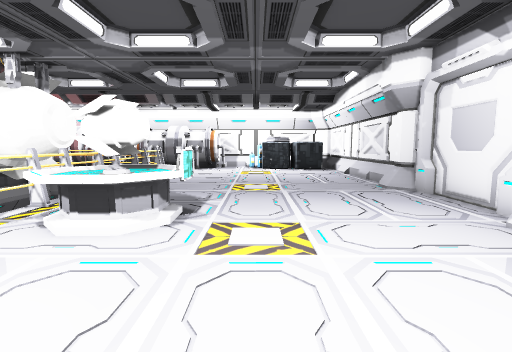
View 1 (above)

16 first-person views from a walk through a scene from a Unity 3-D project. The camera is 1.3 m above the floor, tilts 6° down and sees 85° across. The floor is counted in squares, 1 m on a side. Each view is taken from the middle of a square. On the plan, view 1 faces up. The plan holds only what a view shows up to about 13 squares ahead; the rest is blank.

View 2
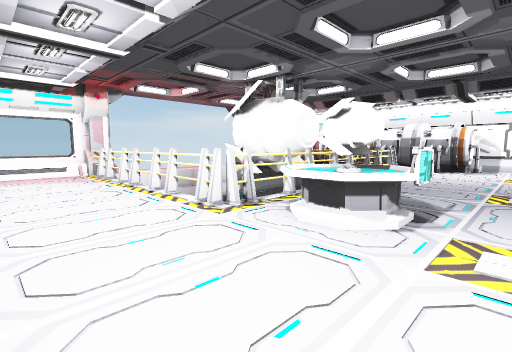

View 3
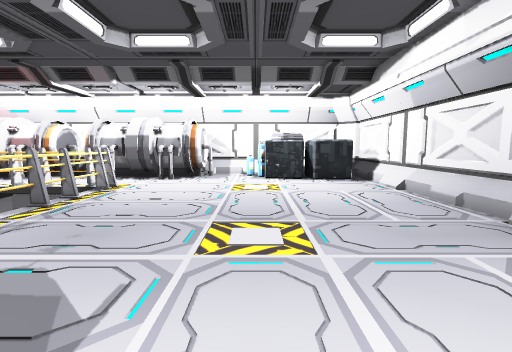

View 4
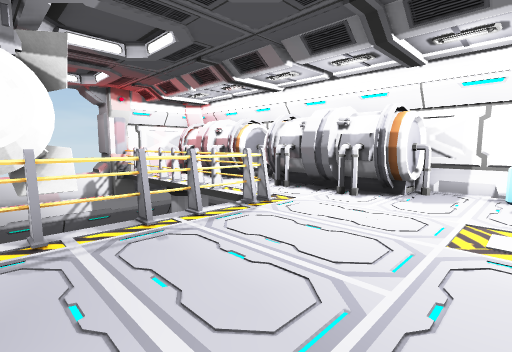

View 5
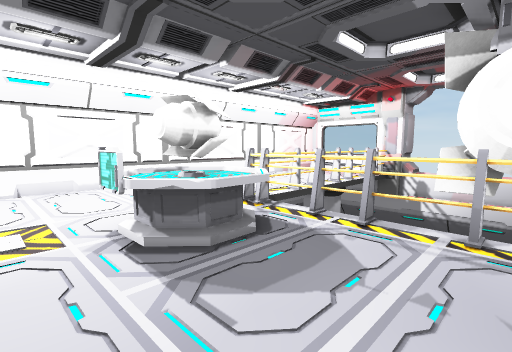

View 6
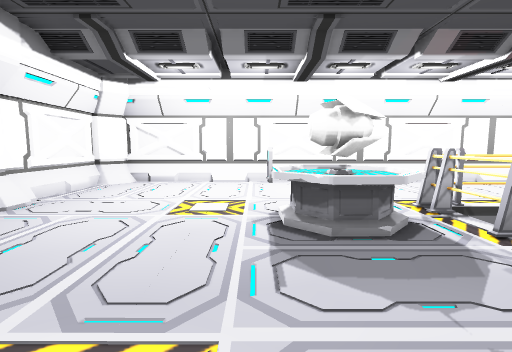

View 7
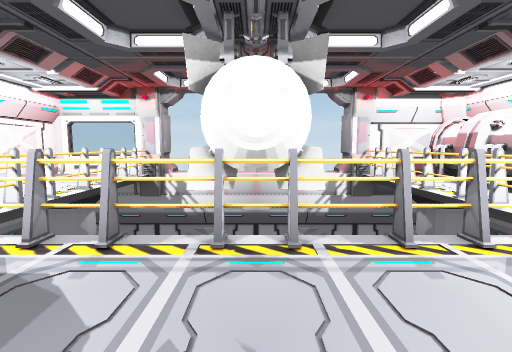

View 8
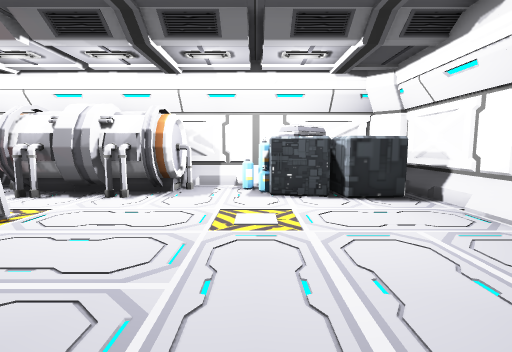

View 9
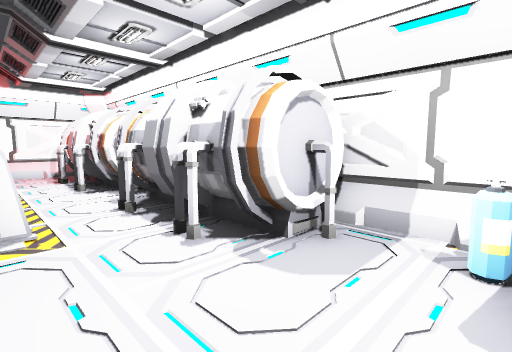

View 10
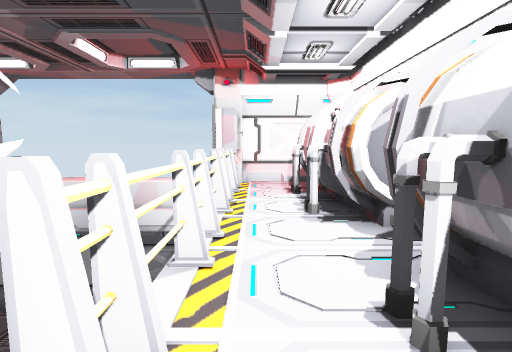

View 11
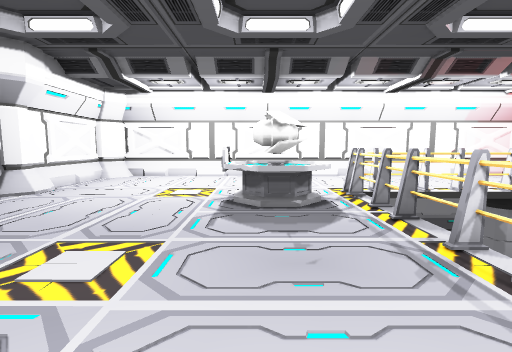

View 12
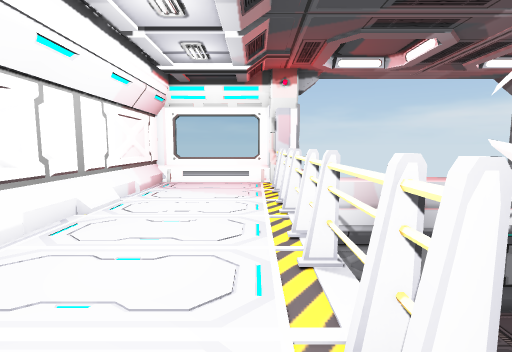

View 13
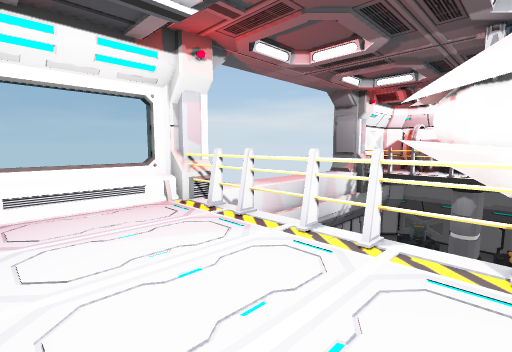

View 14
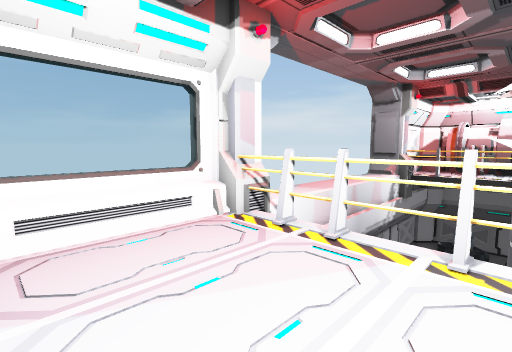

View 15
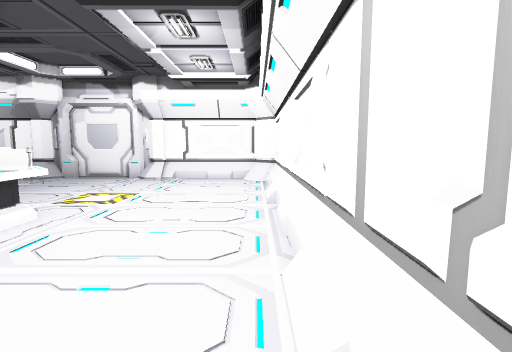

View 16
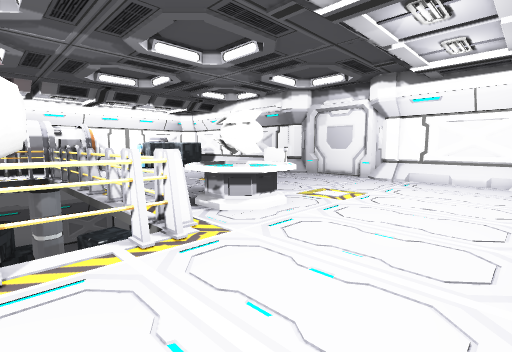

### Floor plan
Key: @ floor where view 1 was taken; # wall or solid block; . floor; = window, fence, low wall or low ledge; v drop or lower ground; T table; P pillar; A tank; C crate; O other object.
Columns run from 16 left of view 1 to 5 right of it. Each row starts with its distance up from view 1.
 19   P    #     #######P
 18   PO  OOOO  OOO.AOC P#
 17  #.OOOOOOOOOOOO.ACC O#
 16  #..OOOO..OOOO...OOOO#
 15  #...................#
 14 ##Pvvvvvvvv#.........#
 13  #v        v.........#
 12  .vv       v.........#
 11  .vvv   O  v.........#
 10  .v   OOO  v.........#
  9  .v    OO  v.........#
  8  .v   OOO  v.........#
  7  .vvv   O  v.........#
  6  .vv       v.TT......#
  5 ##v        #TTTT.....#
  4 ##Pvvvvvvvv#.TT......#
  3  =...................#
  2  #...................#
  1  #...................#
  0  =..............@...P#
 -1  ###################P

Where each view was taken, in squares from view 1:
view 1: 0 up, 0 right, facing up
view 2: 0 up, 0 right, facing up-left
view 3: 5 up, 0 right, facing up
view 4: 9 up, 0 right, facing up-left
view 5: 9 up, 0 right, facing down-left
view 6: 10 up, 1 left, facing down
view 7: 9 up, 1 left, facing left
view 8: 9 up, 0 right, facing up
view 9: 14 up, 0 right, facing up-left
view 10: 15 up, 4 left, facing left
view 11: 12 up, 2 left, facing down
view 12: 3 up, 4 left, facing left
view 13: 0 up, 8 left, facing up-left
view 14: 0 up, 10 left, facing up-left
view 15: 0 up, 7 left, facing right
view 16: 0 up, 7 left, facing up-right
